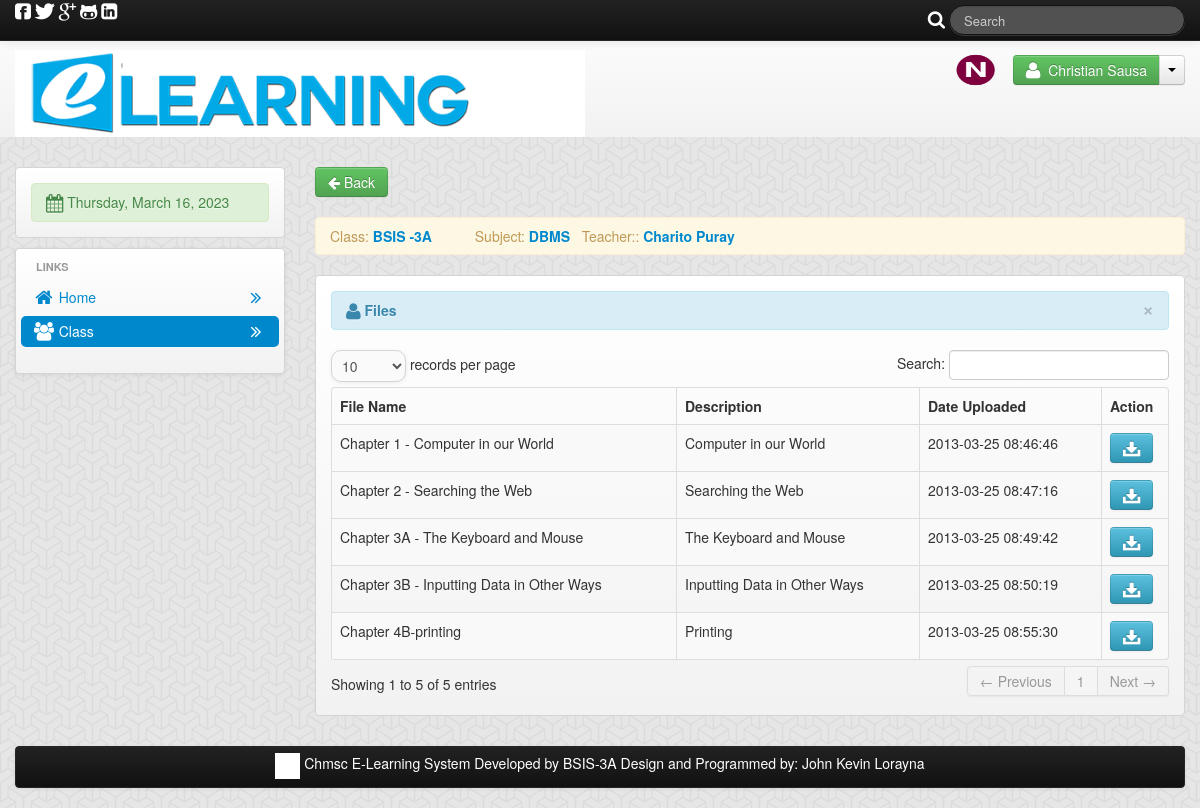
The app's page /class_student.php?id=7 (signed in) with its own data.
### tables this page shows
CREATE TABLE IF NOT EXISTS `student` (
  `student_id` int(11) NOT NULL AUTO_INCREMENT,
  `firstname` varchar(100) NOT NULL,
  `lastname` varchar(100) NOT NULL,
  `middle_name` varchar(100) NOT NULL,
  `cys` varchar(100) NOT NULL,
  `subject_id` varchar(100) NOT NULL,
  `teacher_id` int(11) NOT NULL,
  `username` varchar(100) NOT NULL,
  `password` varchar(100) NOT NULL,
  `location` varchar(100) NOT NULL,
  PRIMARY KEY (`student_id`)
);

CREATE TABLE IF NOT EXISTS `class` (
  `class_id` int(11) NOT NULL AUTO_INCREMENT,
  `course_id` varchar(100) NOT NULL,
  `subject_id` varchar(100) NOT NULL,
  `teacher_id` varchar(100) NOT NULL,
  `student_id` int(11) NOT NULL,
  PRIMARY KEY (`class_id`)
);

CREATE TABLE IF NOT EXISTS `teacher` (
  `teacher_id` int(11) NOT NULL AUTO_INCREMENT,
  `username` varchar(100) NOT NULL,
  `password` varchar(200) NOT NULL,
  `firstname` varchar(100) NOT NULL,
  `lastname` varchar(100) NOT NULL,
  `middlename` varchar(100) NOT NULL,
  `department` varchar(100) NOT NULL,
  `student_id` int(11) NOT NULL,
  `location` varchar(200) NOT NULL,
  PRIMARY KEY (`teacher_id`)
);

CREATE TABLE IF NOT EXISTS `files` (
  `file_id` int(11) NOT NULL AUTO_INCREMENT,
  `floc` varchar(500) NOT NULL,
  `fdatein` varchar(200) NOT NULL,
  `fdesc` varchar(100) NOT NULL,
  `teacher_id` int(11) NOT NULL,
  `class_id` int(11) NOT NULL,
  `fname` varchar(100) NOT NULL,
  PRIMARY KEY (`file_id`)
);

### session.php (called while the page is built, shortened)
<?php
$session_id=$_SESSION['id'];
?>

### class_student.php (the view, shortened to what this page needs)
<?php
$get_id = $_GET['id'];
include('header.php');
include ('session.php');
$user_query = mysqli_query($conn,"select * from student where student_id='$session_id'") or die(mysqli_error());
$user_row = mysqli_fetch_array($user_query);
?>
<?php
$query_class = mysqli_query($conn,"select * from class where class_id='$get_id'") or die(mysqli_error());
$row_class = mysqli_fetch_array($query_class);
$teacher_id = $row_class['teacher_id'];
$teacher_query=mysqli_query($conn,"select *from teacher where teacher_id='$teacher_id'")or die(mysqli_error());
$teacher_row=  mysqli_fetch_array($teacher_query);
?>
<body>
    <?php include('navhead_student.php'); ?>
    <div class="container">
        <div class="row-fluid">
            <div class="span3">
                <div class="hero-unit-3">
                    <div class="alert-index alert-success">
                        <i class="icon-calendar icon-large"></i>
                        <?php
                        $Today = date('y:m:d');
                        $new = date('l, F d, Y', strtotime($Today));
                        echo $new;
                        ?>
                    </div>
                </div>
                <div class="hero-unit-1">
                    <ul class="nav  nav-pills nav-stacked">
                        <li class="nav-header">Links</li>
                        <li>
                            <a href="student_home.php"><i class="icon-home icon-large"></i>&nbsp;Home
                                <div class="pull-right">
                                    <i class="icon-double-angle-right icon-large"></i>
                                </div>
                            </a>
                        </li>
                        <li class="active">
                            <a href="student_class.php"><i class="icon-group icon-large"></i>&nbsp;Class
                                <div class="pull-right">
                                    <i class="icon-double-angle-right icon-large"></i>
                                </div>
                            </a></li>
                    </ul>
                </div>
            </div>
            <div class="span9">
                <a href="student_class.php" class="btn btn-success"><i class="icon-arrow-left"></i>&nbsp;Back</a>
                <br><br>
                <div class="alert">Class:<a href="" >&nbsp;<strong><?php echo $row_class['course_id']; ?></strong></a>
                    &nbsp; &nbsp; &nbsp; &nbsp; &nbsp;
                    Subject:<a href="">&nbsp;<strong><?php echo $row_class['subject_id']; ?></strong></a>
                    &nbsp;
                    Teacher::<a href="">&nbsp;<strong><?php echo $teacher_row['firstname']." ".$teacher_row['lastname']; ?></strong></a>
                </div>
                <div class="hero-unit-3">
                    <table cellpadding="0" cellspacing="0" border="0" class="table table-striped table-bordered" id="example">
                        <div class="alert alert-info">
                            <button type="button" class="close" data-dismiss="alert">&times;</button>
                            <strong><i class="icon-user icon-large"></i>&nbsp;Files</strong>
                        </div>
                        <thead>
                            <tr>
                                <th>File Name</th>
                                <th>Description</th>
                                <th>Date Uploaded</th>
                                <th>Action</th>
                            </tr>
                        </thead>
                        <tbody>
                            <?php
                            $query = mysqli_query($conn,"select * from files where class_id = '$get_id'") or die(mysqli_error());
                            while ($row = mysqli_fetch_array($query)) {
                                $file_id = $row['file_id'];
                                ?>
                                <tr class="odd gradeX">
                            <td><?php echo $row['fname'] ?></td>
                            <td><?php echo $row['fdesc']; ?></td>
                            <td><?php echo $row['fdatein']; ?></td>
                            <td width="50">
                                <a href="<?php echo $row['floc']; ?>" rel="tooltip"  title="Download File" id="d<?php echo $file_id; ?>"  role="button"  data-toggle="modal" class="btn btn-info"><i class="icon-download-alt icon-large"></i></a>
                            </td>
                            </tr>
                        <?php } ?>
                        </tbody>
                    </table>
                </div>
            </div>
        </div>
        <?php include('footer.php'); ?>
    </div>
</div>
</body>
</html>

### navhead_student.php (shortened to what this page needs)
<div class="row-fluid">
    <div class="span12">
        <div class="navbar navbar-fixed-top navbar-inverse">
            <div class="navbar-inner">
                <div class="container">
                    <div class="nav-collapse collapse">
                       <i class="icon-facebook-sign icon-large" id="color_white"></i>
                        <i class="icon-twitter icon-large" id="color_white"></i>
                        <i class="icon-google-plus icon-large" id="color_white"></i>
                        <i class="icon-github-alt icon-large" id="color_white"></i>
                        <i class="icon-linkedin-sign icon-large" id="color_white"></i>
                        <div class="pull-right">
                            <form class="navbar-search pull-left">
                                <i class="icon-search icon-large" id="color_white"></i>
                                <input type="text" class="search-query" placeholder="Search">
                            </form>
                        </div>
                    </div>
                </div>
            </div>
        </div>
        <div class="hero-unit-header">
            <div class="container">
                <div class="row-fluid">
                    <div class="span12">
                        <div class="row-fluid">
                            <div class="span6">
                             <img src="admin/images/head.png">
                            </div>
                            <div class="span6">
                                <div class="pull-right">
                                    <?php
                                    $student_query=mysqli_query($conn,"select * from student where student_id='$session_id'")or die(mysqli_error());
                                    $student_row=  mysqli_fetch_array($student_query);
                                    ?>
                                     <img  src="admin/<?php echo $student_row['location']; ?>"  class="img img-rounded" id="picture">
                                    <div class="btn-group">
                                        <button class="btn btn-success"><i class="icon-user icon-large"></i>&nbsp; <?php echo $user_row['firstname'] . " " . $user_row['lastname']; ?></button>
                                        <button class="btn dropdown-toggle" data-toggle="dropdown">
                                            <span class="caret"></span>
                                        </button>
                                    </div>
                                </div>
                            </div>
                        </div>
                    </div>
                </div>
            </div>
        </div>

### records on screen
student: location (picture), firstname "Christian", lastname "Sausa"
class: course "BSIS -3A", subject "DBMS"
teacher: firstname "Charito", lastname "Puray"
files: fname "Chapter 2 - Searching the Web", fdesc "Searching the Web", fdatein "2013-03-25 08:47:16"
files: fname "Chapter 3B - Inputting Data in Other Ways", fdesc "Inputting Data in Other Ways", fdatein "2013-03-25 08:50:19"
files: fname "Chapter 1 - Computer in our World", fdesc "Computer in our World", fdatein "2013-03-25 08:46:46"
files: fname "Chapter 3A - The Keyboard and Mouse", fdesc "The Keyboard and Mouse", fdatein "2013-03-25 08:49:42"
files: fname "Chapter 4B-printing", fdesc "Printing", fdatein "2013-03-25 08:55:30"
